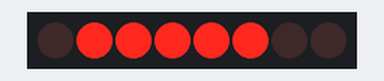
A sketch run on a simulated Arduino Uno, built with avr-gcc and run on an emulated ATmega328P. On the bench: 8 shift-register outputs drawn as a row of LEDs (first output left, lit = HIGH). Wiring (inferred from the names in the program): shift register (74HC595): data pin 9; shift clock pin 7; latch pin 8. Wiring (inferred from the signals the program sends): row of LEDs: on Q0, Q1, Q2, Q3, Q4, Q5, Q6, Q7.

Above: at 0.05 s.
At 3.05 s:
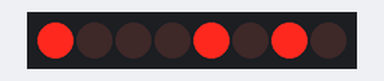
At 8.05 s:
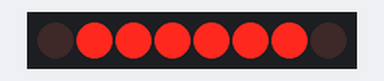
At 19.05 s:
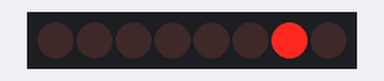
At 28.05 s:
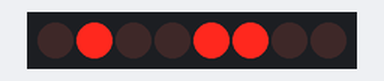
At 39.05 s:
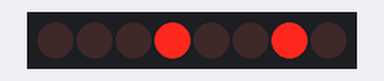
Timing chart, 0 to 40.0 s (numbered marks = the images above):
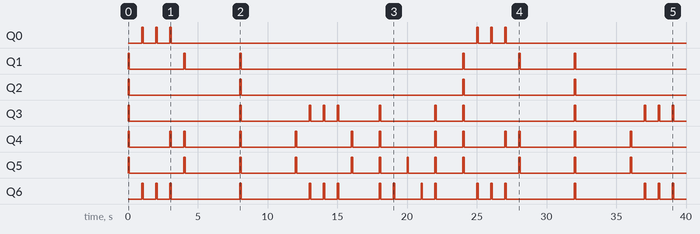

The sketch:

uva-ticker.ino
```cpp
const byte SHIFT_DATA = 9; // 74HC595 DS pin 14
const byte SHIFT_LATCH = 8; // 74HC595 STCP pin 12
const byte SHIFT_CLOCK = 7; // 74HC595 SHCP pin 11

int i = -1;
char text[] = "Glow";
int TEXT_SIZE = sizeof(text) - 1;

// NOTE: chars are lower ascii mapped, offset by 32
// 2- bit 5x8 monospace font
// first byte is left column, top to bottom
const int CHAR_COUNT = 95;
const int CHAR_WIDTH = 5;
const byte font[CHAR_COUNT * CHAR_WIDTH] PROGMEM = {
  0x00, 0x00, 0x00, 0x00, 0x00, // Space (32::0)
  0x00, 0x00, 0x5F, 0x00, 0x00, // !
  0x00, 0x03, 0x00, 0x03, 0x00, // "
  0x22, 0x7F, 0x22, 0x7F, 0x22, // #
  0x24, 0x4A, 0xFF, 0x52, 0x24, // $
  0x22, 0x15, 0x4A, 0xA4, 0x42, // %
  0x76, 0x89, 0x96, 0x60, 0x90, // &
  0x00, 0x00, 0x03, 0x00, 0x00, // '
  0x00, 0x3E, 0x41, 0x00, 0x00, // ( 40
  0x00, 0x00, 0x41, 0x3E, 0x00, // )
  0x2A, 0x1C, 0x7F, 0x1C, 0x2A, // * ::10
  0x00, 0x08, 0x1C, 0x08, 0x00, // +
  0x00, 0x80, 0x40, 0x00, 0x00, // ,
  0x00, 0x08, 0x08, 0x08, 0x00, // -
  0x00, 0x00, 0x40, 0x00, 0x00, // .
  0x20, 0x10, 0x08, 0x04, 0x02, // /
  0x3E, 0x61, 0x5D, 0x43, 0x3E, // 0
  0x00, 0x42, 0x7F, 0x40, 0x00, // 1
  0x72, 0x49, 0x49, 0x49, 0x46, // 2 50
  0x21, 0x41, 0x49, 0x4D, 0x33, // 3
  0x0F, 0x08, 0x08, 0x08, 0x7F, // 4 ::20
  0x2F, 0x49, 0x49, 0x49, 0x31, // 5
  0x3E, 0x49, 0x49, 0x49, 0x32, // 6
  0x01, 0x01, 0x61, 0x19, 0x07, // 7
  0x36, 0x49, 0x49, 0x49, 0x36, // 8
  0x26, 0x49, 0x49, 0x49, 0x3E, // 9
  0x00, 0x00, 0x14, 0x00, 0x00, // :
  0x00, 0x20, 0x14, 0x00, 0x00, // ;
  0x08, 0x14, 0x22, 0x41, 0x00, // < 60
  0x00, 0x14, 0x14, 0x14, 0x00, // =
  0x00, 0x41, 0x22, 0x14, 0x08, // > ::30
  0x06, 0x01, 0x51, 0x09, 0x06, // ?
  0x3E, 0x41, 0x5D, 0x51, 0x2E, // @
  0x7C, 0x12, 0x11, 0x12, 0x7C, // A
  0x7F, 0x49, 0x49, 0x49, 0x36, // B
  0x3E, 0x41, 0x41, 0x41, 0x22, // C
  0x7F, 0x41, 0x41, 0x41, 0x3E, // D
  0x7F, 0x49, 0x49, 0x41, 0x41, // E
  0x7F, 0x09, 0x09, 0x01, 0x01, // F 70
  0x3E, 0x41, 0x41, 0x51, 0x32, // G
  0x7F, 0x08, 0x08, 0x08, 0x7F, // H ::40
  0x41, 0x41, 0x7F, 0x41, 0x41, // I
  0x20, 0x40, 0x40, 0x40, 0x3F, // J
  0x7F, 0x08, 0x14, 0x22, 0x41, // K
  0x7F, 0x40, 0x40, 0x40, 0x40, // L
  0x7F, 0x06, 0x0C, 0x06, 0x7F, // M
  0x7F, 0x06, 0x1C, 0x30, 0x7F, // N
  0x3E, 0x41, 0x41, 0x41, 0x3E, // O
  0x7F, 0x09, 0x09, 0x09, 0x06, // P 80
  0x3E, 0x41, 0x41, 0x21, 0x5E, // Q
  0x7F, 0x09, 0x19, 0x29, 0x46, // R ::50
  0x26, 0x49, 0x49, 0x49, 0x32, // S
  0x01, 0x01, 0x7F, 0x01, 0x01, // T
  0x3F, 0x40, 0x40, 0x40, 0x3F, // U
  0x07, 0x18, 0x60, 0x18, 0x07, // V
  0x7F, 0x20, 0x10, 0x20, 0x7F, // W
  0x63, 0x36, 0x08, 0x36, 0x63, // X
  0x03, 0x04, 0x78, 0x04, 0x03, // Y
  0x61, 0x51, 0x49, 0x45, 0x43, // Z 90
  0x00, 0x7F, 0x41, 0x41, 0x00, // [
  0x02, 0x04, 0x08, 0x10, 0x20, // \ ::60
  0x00, 0x41, 0x41, 0x7F, 0x00, // ]
  0x00, 0x02, 0x01, 0x02, 0x00, // ^
  0x40, 0x40, 0x40, 0x40, 0x40, // _
  0x01, 0x02, 0x00, 0x00, 0x00, // `
  0x3C, 0x42, 0x42, 0x24, 0x7E, // a
  0x3F, 0x44, 0x44, 0x44, 0x38, // b
  0x38, 0x44, 0x44, 0x44, 0x28, // c
  0x38, 0x44, 0x44, 0x28, 0x7F, // d 100
  0x38, 0x54, 0x54, 0x54, 0x18, // e
  0x10, 0x7C, 0x12, 0x02, 0x04, // f ::70
  0x18, 0xA4, 0xA4, 0xA4, 0x78, // g
  0x7E, 0x08, 0x08, 0x08, 0x70, // h
  0x00, 0x00, 0x7A, 0x00, 0x00, // i
  0x40, 0x80, 0x80, 0x80, 0x7A, // j
  0x7E, 0x10, 0x30, 0x28, 0x44, // k
  0x00, 0x00, 0x7E, 0x00, 0x00, // l
  0x78, 0x08, 0x70, 0x08, 0x70, // m
  0x78, 0x10, 0x08, 0x08, 0x70, // n 110
  0x30, 0x48, 0x48, 0x48, 0x30, // o
  0xF0, 0x48, 0x48, 0x48, 0x30, // p ::80
  0x30, 0x48, 0x48, 0xF0, 0x80, // q
  0x78, 0x10, 0x08, 0x08, 0x10, // r
  0x48, 0x54, 0x54, 0x54, 0x20, // s
  0x00, 0x04, 0x3E, 0x44, 0x20, // t
  0x38, 0x40, 0x40, 0x40, 0x38, // u
  0x18, 0x20, 0x40, 0x20, 0x18, // v
  0x78, 0x40, 0x20, 0x40, 0x78, // w
  0x48, 0x30, 0x30, 0x30, 0x48, // x 120
  0x88, 0x50, 0x20, 0x10, 0x08, // y
  0x48, 0x68, 0x68, 0x58, 0x48, // z
  0x08, 0x36, 0x41, 0x00, 0x00, // {
  0x00, 0x00, 0x7F, 0x00, 0x00, // |
  0x00, 0x00, 0x41, 0x36, 0x08, // }
  0x02, 0x01, 0x02, 0x02, 0x01, // ~ 126
};

void setup() {
  pinMode(SHIFT_DATA, OUTPUT);
  pinMode(SHIFT_LATCH, OUTPUT);
  pinMode(SHIFT_CLOCK, OUTPUT);
  shiftOutValue(0);
}

void loop() {
  i++;
  i %= TEXT_SIZE;
  int c = ((int)text[i]) - 32;

  for(int col = 0; col < CHAR_WIDTH; col++) {
    int index = (c * CHAR_WIDTH) + col;
    shiftOutValue(pgm_read_byte_near(&(font[index])));
    delay(100);
    shiftOutValue(0);
    delay(900);
  }
  // space
  shiftOutValue(0);
  delay(1000);
}

void shiftOutValue(byte value) {
  digitalWrite(SHIFT_LATCH, LOW);
  shiftOut(SHIFT_DATA, SHIFT_CLOCK, MSBFIRST, value);
  digitalWrite(SHIFT_LATCH, HIGH);
}
```

Measured:
- by itself, Q0: LOW → HIGH at 1.0 s, → LOW 0.10 s later, → HIGH 0.90 s later, → LOW 0.10 s later, … (12 changes in this stretch)
- by itself, Q1: LOW → HIGH at 0.00 s, → LOW 0.10 s later, → HIGH 3.9 s later, → LOW 0.10 s later, … (12 changes in this stretch)
- by itself, Q2: LOW → HIGH at 0.00 s, → LOW 0.10 s later, → HIGH 7.9 s later, → LOW 0.10 s later, … (8 changes in this stretch)
- by itself, Q3: LOW → HIGH at 0.00 s, → LOW 0.10 s later, → HIGH 7.9 s later, → LOW 0.10 s later, … (24 changes in this stretch)
- by itself, Q4: LOW → HIGH at 0.00 s, → LOW 0.10 s later, → HIGH 2.9 s later, → LOW 0.10 s later, … (26 changes in this stretch)
- by itself, Q5: goes 4 × (HIGH 0.10 s, LOW 3.9 s), 4 × (HIGH 0.10 s, LOW 1.9 s), 3 × (HIGH 0.10 s, LOW 3.9 s), HIGH 0.10 s, then LOW
- by itself, Q6: LOW → HIGH at 1.0 s, → LOW 0.10 s later, → HIGH 0.90 s later, → LOW 0.10 s later, … (36 changes in this stretch)
